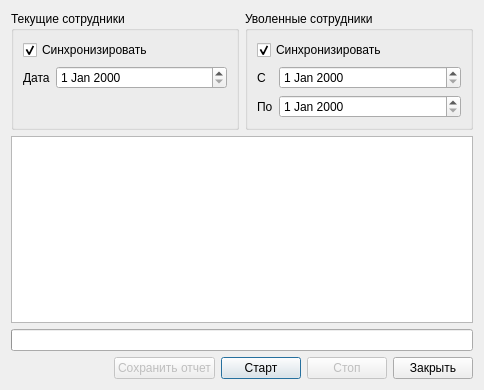
<?xml version="1.0" encoding="UTF-8"?>
<ui version="4.0">
 <class>ImportDKKBPersonsDialog</class>
 <widget class="QDialog" name="ImportDKKBPersonsDialog">
  <property name="geometry">
   <rect>
    <x>0</x>
    <y>0</y>
    <width>484</width>
    <height>390</height>
   </rect>
  </property>
  <property name="minimumSize">
   <size>
    <width>450</width>
    <height>350</height>
   </size>
  </property>
  <property name="windowTitle">
   <string>Синхронизация с 1С-Кадры</string>
  </property>
  <layout class="QVBoxLayout" name="verticalLayout">
   <item>
    <layout class="QHBoxLayout" name="horizontalLayout" stretch="1,1">
     <item>
      <widget class="QGroupBox" name="groupBox">
       <property name="title">
        <string>Текущие сотрудники</string>
       </property>
       <layout class="QFormLayout" name="formLayout_2">
        <property name="sizeConstraint">
         <enum>QLayout::SetDefaultConstraint</enum>
        </property>
        <property name="fieldGrowthPolicy">
         <enum>QFormLayout::AllNonFixedFieldsGrow</enum>
        </property>
        <item row="0" column="0" colspan="2">
         <widget class="QCheckBox" name="chkCurrent">
          <property name="text">
           <string>Синхронизировать</string>
          </property>
          <property name="checked">
           <bool>true</bool>
          </property>
         </widget>
        </item>
        <item row="3" column="1">
         <spacer name="verticalSpacer">
          <property name="orientation">
           <enum>Qt::Vertical</enum>
          </property>
          <property name="sizeHint" stdset="0">
           <size>
            <width>20</width>
            <height>0</height>
           </size>
          </property>
         </spacer>
        </item>
        <item row="1" column="0">
         <widget class="QLabel" name="lblDateCurrent">
          <property name="text">
           <string>Дата</string>
          </property>
         </widget>
        </item>
        <item row="1" column="1">
         <widget class="CDateEdit" name="edtDateCurrent"/>
        </item>
       </layout>
      </widget>
     </item>
     <item>
      <widget class="QGroupBox" name="groupBox_2">
       <property name="title">
        <string>Уволенные сотрудники</string>
       </property>
       <layout class="QFormLayout" name="formLayout_3">
        <property name="fieldGrowthPolicy">
         <enum>QFormLayout::AllNonFixedFieldsGrow</enum>
        </property>
        <item row="0" column="0" colspan="2">
         <widget class="QCheckBox" name="chkRetired">
          <property name="text">
           <string>Синхронизировать</string>
          </property>
          <property name="checked">
           <bool>true</bool>
          </property>
         </widget>
        </item>
        <item row="1" column="0">
         <widget class="QLabel" name="lblRetiredStart">
          <property name="text">
           <string>С</string>
          </property>
         </widget>
        </item>
        <item row="2" column="0">
         <widget class="QLabel" name="lblRetiredEnd">
          <property name="text">
           <string>По</string>
          </property>
         </widget>
        </item>
        <item row="1" column="1">
         <widget class="CDateEdit" name="edtRetiredStart"/>
        </item>
        <item row="2" column="1">
         <widget class="CDateEdit" name="edtRetiredEnd"/>
        </item>
       </layout>
      </widget>
     </item>
    </layout>
   </item>
   <item>
    <widget class="QTextEdit" name="txtLog">
     <property name="sizePolicy">
      <sizepolicy hsizetype="Expanding" vsizetype="Expanding">
       <horstretch>0</horstretch>
       <verstretch>1</verstretch>
      </sizepolicy>
     </property>
     <property name="textInteractionFlags">
      <set>Qt::LinksAccessibleByMouse</set>
     </property>
    </widget>
   </item>
   <item>
    <widget class="QProgressBar" name="progressBar">
     <property name="enabled">
      <bool>true</bool>
     </property>
     <property name="maximum">
      <number>100</number>
     </property>
     <property name="value">
      <number>0</number>
     </property>
     <property name="textVisible">
      <bool>false</bool>
     </property>
     <property name="format">
      <string>%v/%m</string>
     </property>
    </widget>
   </item>
   <item>
    <layout class="QHBoxLayout" name="horizontalLayout_3">
     <item>
      <spacer name="horizontalSpacer">
       <property name="orientation">
        <enum>Qt::Horizontal</enum>
       </property>
       <property name="sizeHint" stdset="0">
        <size>
         <width>40</width>
         <height>20</height>
        </size>
       </property>
      </spacer>
     </item>
     <item>
      <widget class="QPushButton" name="btnReport">
       <property name="enabled">
        <bool>false</bool>
       </property>
       <property name="text">
        <string>Сохранить отчет</string>
       </property>
      </widget>
     </item>
     <item>
      <widget class="QPushButton" name="btnStart">
       <property name="text">
        <string>Старт</string>
       </property>
       <property name="icon">
        <iconset theme="media-playback-start">
         <normaloff/>
        </iconset>
       </property>
       <property name="default">
        <bool>true</bool>
       </property>
      </widget>
     </item>
     <item>
      <widget class="QPushButton" name="btnStop">
       <property name="enabled">
        <bool>false</bool>
       </property>
       <property name="text">
        <string>Стоп</string>
       </property>
       <property name="icon">
        <iconset theme="media-playback-stop">
         <normaloff/>
        </iconset>
       </property>
      </widget>
     </item>
     <item>
      <widget class="QPushButton" name="btnClose">
       <property name="text">
        <string>Закрыть</string>
       </property>
       <property name="icon">
        <iconset theme="window-close"/>
       </property>
      </widget>
     </item>
    </layout>
   </item>
  </layout>
 </widget>
 <customwidgets>
  <customwidget>
   <class>CDateEdit</class>
   <extends>QDateEdit</extends>
   <header>library/DateEdit.h</header>
  </customwidget>
 </customwidgets>
 <resources/>
 <connections>
  <connection>
   <sender>chkCurrent</sender>
   <signal>toggled(bool)</signal>
   <receiver>lblDateCurrent</receiver>
   <slot>setEnabled(bool)</slot>
   <hints>
    <hint type="sourcelabel">
     <x>43</x>
     <y>54</y>
    </hint>
    <hint type="destinationlabel">
     <x>42</x>
     <y>84</y>
    </hint>
   </hints>
  </connection>
  <connection>
   <sender>chkRetired</sender>
   <signal>toggled(bool)</signal>
   <receiver>lblRetiredStart</receiver>
   <slot>setEnabled(bool)</slot>
   <hints>
    <hint type="sourcelabel">
     <x>316</x>
     <y>54</y>
    </hint>
    <hint type="destinationlabel">
     <x>245</x>
     <y>83</y>
    </hint>
   </hints>
  </connection>
  <connection>
   <sender>chkRetired</sender>
   <signal>toggled(bool)</signal>
   <receiver>lblRetiredEnd</receiver>
   <slot>setEnabled(bool)</slot>
   <hints>
    <hint type="sourcelabel">
     <x>330</x>
     <y>57</y>
    </hint>
    <hint type="destinationlabel">
     <x>236</x>
     <y>125</y>
    </hint>
   </hints>
  </connection>
  <connection>
   <sender>chkCurrent</sender>
   <signal>toggled(bool)</signal>
   <receiver>edtDateCurrent</receiver>
   <slot>setEnabled(bool)</slot>
   <hints>
    <hint type="sourcelabel">
     <x>146</x>
     <y>49</y>
    </hint>
    <hint type="destinationlabel">
     <x>124</x>
     <y>76</y>
    </hint>
   </hints>
  </connection>
  <connection>
   <sender>chkRetired</sender>
   <signal>toggled(bool)</signal>
   <receiver>edtRetiredStart</receiver>
   <slot>setEnabled(bool)</slot>
   <hints>
    <hint type="sourcelabel">
     <x>341</x>
     <y>51</y>
    </hint>
    <hint type="destinationlabel">
     <x>341</x>
     <y>76</y>
    </hint>
   </hints>
  </connection>
  <connection>
   <sender>chkRetired</sender>
   <signal>toggled(bool)</signal>
   <receiver>edtRetiredEnd</receiver>
   <slot>setEnabled(bool)</slot>
   <hints>
    <hint type="sourcelabel">
     <x>341</x>
     <y>58</y>
    </hint>
    <hint type="destinationlabel">
     <x>341</x>
     <y>125</y>
    </hint>
   </hints>
  </connection>
 </connections>
</ui>
